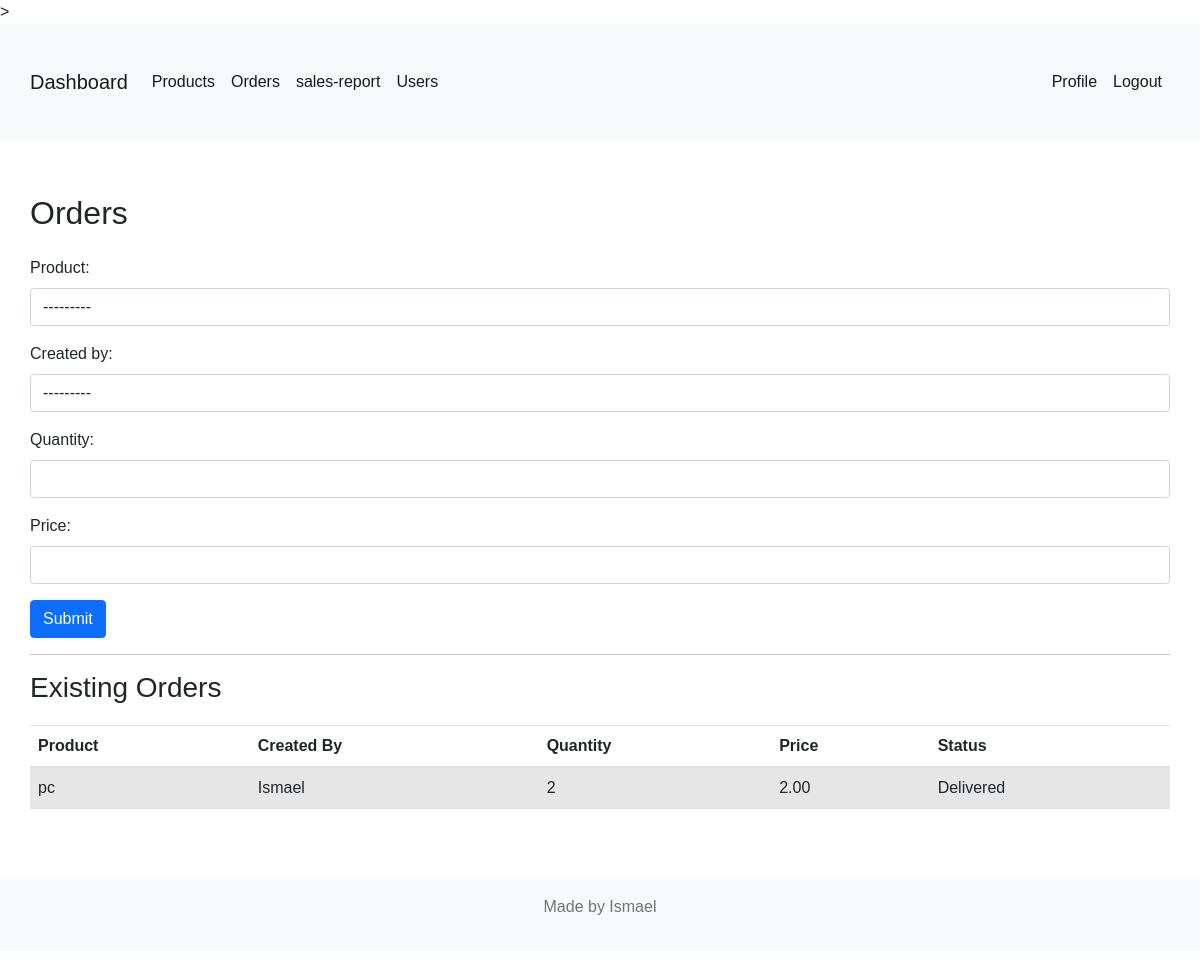
//orders/ (signed in), run on an earlier commit of the app's database.
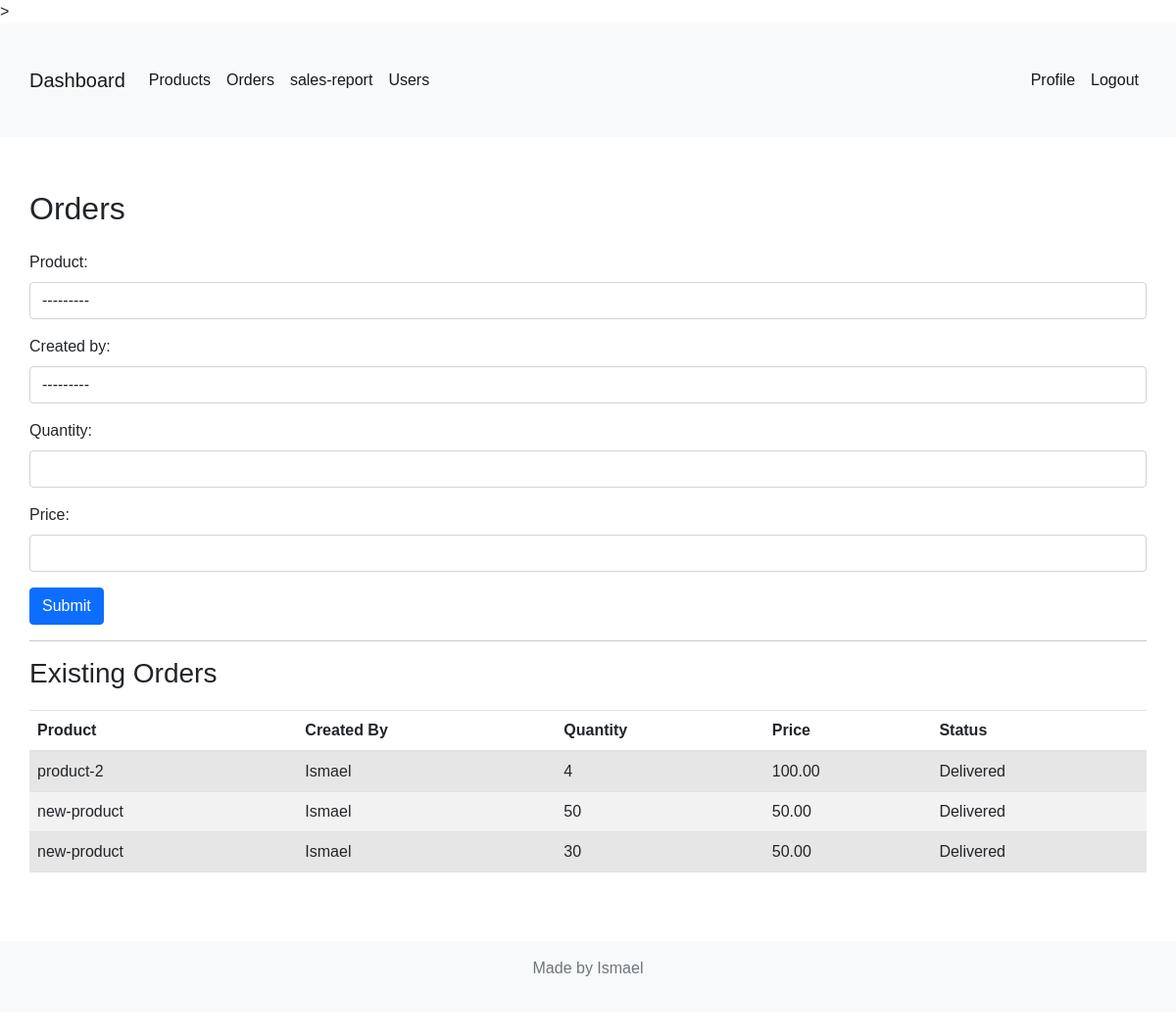
And on a later commit of the database.
### stock/models.py (models this page shows, shortened)
class Order(models.Model):
    STATUS_CHOICES = [
        ('Pending', 'Pending'),
        ('Delivered', 'Delivered'),
        ('Cancelled', 'Cancelled'),
    ]
    product = models.ForeignKey(Product, on_delete=models.CASCADE)
    created_by = models.ForeignKey(User, models.CASCADE, null=True)
    quantity = models.IntegerField()
    price = models.DecimalField(max_digits=10, decimal_places=2)
    status = models.CharField(max_length=10,
                              choices=STATUS_CHOICES, default='Pending')
    created_at = models.DateTimeField(auto_now_add=True)
    updated_at = models.DateTimeField(auto_now=True)

class Product(models.Model):
    name = models.CharField(max_length=100, unique=True)  # product name field
    category = models.ForeignKey(Category, on_delete=models.CASCADE)
    description = models.TextField(blank=True, null=True)
    price = models.DecimalField(max_digits=10, decimal_places=2)
    quantity = models.PositiveIntegerField(null=True)
    serial_number = models.CharField(max_length=100, unique=True, default=uuid.uuid4)
    created_at = models.DateTimeField(auto_now_add=True)
    updated_at = models.DateTimeField(auto_now=True)
    def __str__(self):
        return self.name

### stock/views.py (the view)
# urls.py: path("orders/", views.orders, name="orders"),
@login_required(login_url='login')
def orders(request):
    orders = Order.objects.all()
    if request.method == "POST":
        form = OrderForm(request.POST)
        if form.is_valid():
            instance = form.save(commit=False)
            if instance.quantity > instance.product.quantity:
                messages.error(request, 'The quantity ordered cannot be more than the quantity available in the product.')
            elif instance.price != instance.product.price:
                messages.error(request, 'The price does not match the actual product price.')
            else:
                instance.created_by = request.user
                instance.save()
                messages.success(request, 'Order created successfully.')
                return redirect("orders")
    else:
        form = OrderForm()
    context = {"title": "Orders", "orders": orders, "form": form}
    return render(request, "stock/orders.html", context)

### stock/forms.py
class OrderForm(forms.ModelForm):
    class Meta:
        model = Order
        fields = [  # Defines the fields to be included in the form
            'product', 'created_by', 'quantity', 'price'
        ]
        widgets = {
            'product': forms.Select(attrs={'class': 'form-control'}),
            'created_by': forms.Select(attrs={'class': 'form-control'}),
            'quantity': forms.NumberInput(attrs={'class': 'form-control'}),
            'price': forms.NumberInput(attrs={'class': 'form-control'}),
            'status': forms.Select(attrs={'class': 'form-control'}), }

### stock/templates/stock/orders.html (shortened to what this page needs)
{% extends 'stock/base.html' %}
{% block content %}
<div class="container">
    <h2 class="my-4">{{ title }}</h2>
    <form method="POST">
      {{ form.as_p }}
      <button type="submit" class="btn btn-primary">Submit</button>
    </form>
    <hr>
    <h3>Existing Orders</h3>
    <table class="table table-striped">
      <thead>
        <tr>
          <th>Product</th>
          <th>Created By</th>
          <th>Quantity</th>
          <th>Price</th>
          <th>Status</th>
        </tr>
      </thead>
      <tbody>
        {% for order in orders %}
          <tr>
            <td>{{ order.product }}</td>
            <td>{{ order.created_by }}</td>
            <td>{{ order.quantity }}</td>
            <td>{{ order.price }}</td>
            <td>{{ order.get_status_display }}</td>
          </tr>
        {% empty %}
          <tr>
            <td colspan="5" class="text-center">No orders found</td>
          </tr>
        {% endfor %}
      </tbody>
    </table>
  </div>
{% endblock content %}

What changed in the data, as far as the page shows it:
removed Order: product "pc", created_by "Ismael", quantity "2", price "2.00", status "Delivered"
added Order: product "product-2", created_by "Ismael", quantity "4", price "100.00", status "Delivered"
added Order: product "new-product", created_by "Ismael", quantity "50", price "50.00", status "Delivered"
added Order: product "new-product", created_by "Ismael", quantity "30", price "50.00", status "Delivered"
